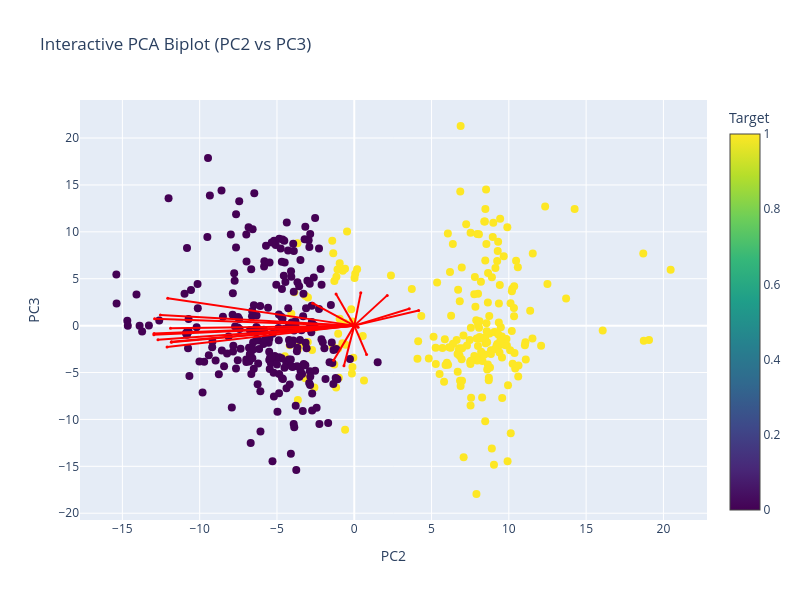

This figure's notebook cell:
### Markdown cell above
## PC2-PC3 biplot

### Code cell
interactive_PCA_biplot(score=x_new, 
                       coeff=pca.components_.T, 
                       labels=sampled_GS.columns[:-1], 
                       y=y,
                       selected_vars=selected_vars, 
                       pc_indices=(1, 2))

### Figure 1 — Plotly figure (JSON) as saved in the notebook; plotly's stock layout.template omitted (floating-point values rounded to 4 significant figures; data arrays with more than 128 entries replaced by an {"elided": "..."} marker saying what was removed)
{"data": [{"hoverinfo": "text", "marker": {"color": {"elided": "450 int values"}, "colorbar": {"title": {"text": "Target"}}, "colorscale": [[0, "#440154"], [0.1111, "#482878"], [0.2222, "#3e4989"], [0.3333, "#31688e"], [0.4444, "#26828e"], [0.5556, "#1f9e89"], [0.6667, "#35b779"], [0.7778, "#6ece58"], [0.8889, "#b5de2b"], [1, "#fde725"]], "showscale": true, "size": 8}, "mode": "markers", "name": "Samples", "text": {"elided": "450 str values"}, "type": "scatter", "x": {"elided": "450 float values"}, "y": {"elided": "450 float values"}}, {"hoverinfo": "text", "hovertext": "LEFT_ELBOW_speed_Gmean", "line": {"color": "red"}, "marker": {"size": 3}, "mode": "lines+markers", "type": "scatter", "x": [0, -0.6676], "y": [0, -4.269]}, {"hoverinfo": "text", "hovertext": "LEFT_ELBOW_speed_peak_mean", "line": {"color": "red"}, "marker": {"size": 3}, "mode": "lines+markers", "type": "scatter", "x": [0, -1.331], "y": [0, -3.702]}, {"hoverinfo": "text", "hovertext": "LEFT_ELBOW_acceleration_Gstd", "line": {"color": "red"}, "marker": {"size": 3}, "mode": "lines+markers", "type": "scatter", "x": [0, 0.7939], "y": [0, -3.069]}, {"hoverinfo": "text", "hovertext": "RIGHT_INDEX_jerk_peak_n", "line": {"color": "red"}, "marker": {"size": 3}, "mode": "lines+markers", "type": "scatter", "x": [0, -11.83], "y": [0, -1.711]}, {"hoverinfo": "text", "hovertext": "RIGHT_WRIST_jerk_peak_n", "line": {"color": "red"}, "marker": {"size": 3}, "mode": "lines+markers", "type": "scatter", "x": [0, -11.83], "y": [0, -1.777]}, {"hoverinfo": "text", "hovertext": "LEFT_ELBOW_jerk_peak_n", "line": {"color": "red"}, "marker": {"size": 3}, "mode": "lines+markers", "type": "scatter", "x": [0, -11.89], "y": [0, -0.2689]}, {"hoverinfo": "text", "hovertext": "total_arm_speed_Gmean", "line": {"color": "red"}, "marker": {"size": 3}, "mode": "lines+markers", "type": "scatter", "x": [0, 0.2498], "y": [0, -0.1729]}, {"hoverinfo": "text", "hovertext": "total_arm_speed_Gstd", "line": {"color": "red"}, "marker": {"size": 3}, "mode": "lines+markers", "type": "scatter", "x": [0, -1.179], "y": [0, 3.359]}, {"hoverinfo": "text", "hovertext": "total_arm_speed_peak_mean", "line": {"color": "red"}, "marker": {"size": 3}, "mode": "lines+markers", "type": "scatter", "x": [0, 0.4219], "y": [0, 3.495]}, {"hoverinfo": "text", "hovertext": "total_arm_speed_ts_range", "line": {"color": "red"}, "marker": {"size": 3}, "mode": "lines+markers", "type": "scatter", "x": [0, -2.69], "y": [0, 2.393]}, {"hoverinfo": "text", "hovertext": "total_arm_jerk_Gmean", "line": {"color": "red"}, "marker": {"size": 3}, "mode": "lines+markers", "type": "scatter", "x": [0, 4.168], "y": [0, 1.603]}, {"hoverinfo": "text", "hovertext": "total_arm_jerk_peak_mean", "line": {"color": "red"}, "marker": {"size": 3}, "mode": "lines+markers", "type": "scatter", "x": [0, 2.132], "y": [0, 3.225]}, {"hoverinfo": "text", "hovertext": "total_arm_acceleration_Gmean", "line": {"color": "red"}, "marker": {"size": 3}, "mode": "lines+markers", "type": "scatter", "x": [0, 3.559], "y": [0, 1.794]}, {"hoverinfo": "text", "hovertext": "rwrist_lhip_integral", "line": {"color": "red"}, "marker": {"size": 3}, "mode": "lines+markers", "type": "scatter", "x": [0, -12.07], "y": [0, 2.928]}, {"hoverinfo": "text", "hovertext": "lwrist_rshoulder_integral", "line": {"color": "red"}, "marker": {"size": 3}, "mode": "lines+markers", "type": "scatter", "x": [0, -12.54], "y": [0, 1.131]}, {"hoverinfo": "text", "hovertext": "rwrist_lshoulder_integral", "line": {"color": "red"}, "marker": {"size": 3}, "mode": "lines+markers", "type": "scatter", "x": [0, -12.96], "y": [0, -0.9812]}, {"hoverinfo": "text", "hovertext": "rwrist_rshoulder_integral", "line": {"color": "red"}, "marker": {"size": 3}, "mode": "lines+markers", "type": "scatter", "x": [0, -12.7], "y": [0, -1.502]}, {"hoverinfo": "text", "hovertext": "left_wrist_flex_integral", "line": {"color": "red"}, "marker": {"size": 3}, "mode": "lines+markers", "type": "scatter", "x": [0, -12.96], "y": [0, -0.8402]}, {"hoverinfo": "text", "hovertext": "right_elbow_flex_integral", "line": {"color": "red"}, "marker": {"size": 3}, "mode": "lines+markers", "type": "scatter", "x": [0, -12.11], "y": [0, -2.272]}, {"hoverinfo": "text", "hovertext": "right_wrist_flex_integral", "line": {"color": "red"}, "marker": {"size": 3}, "mode": "lines+markers", "type": "scatter", "x": [0, -12.92], "y": [0, 0.7284]}], "layout": {"height": 600, "hovermode": "closest", "showlegend": false, "title": {"text": "Interactive PCA Biplot (PC2 vs PC3)"}, "width": 800, "xaxis": {"title": {"text": "PC2"}}, "yaxis": {"title": {"text": "PC3"}}}}
